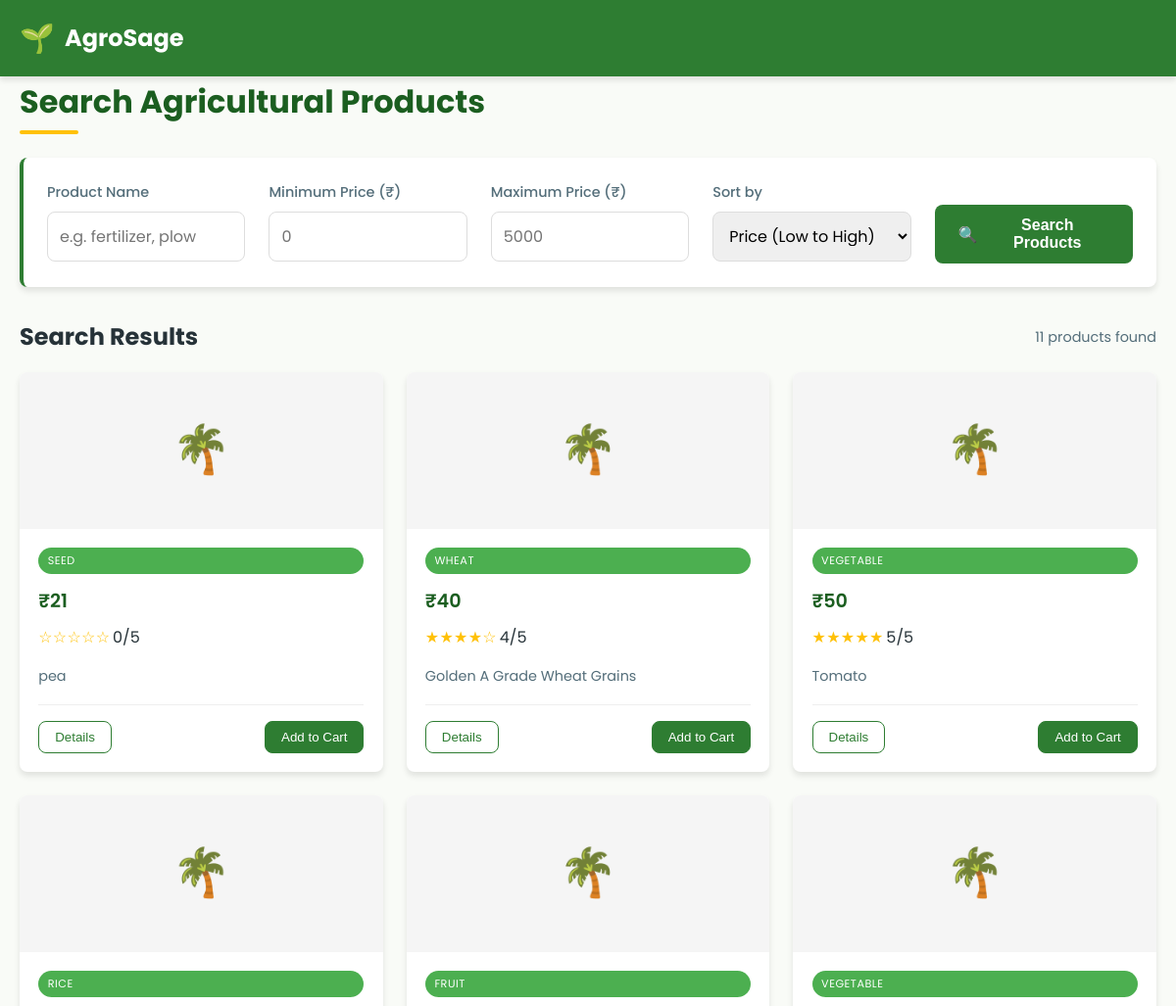
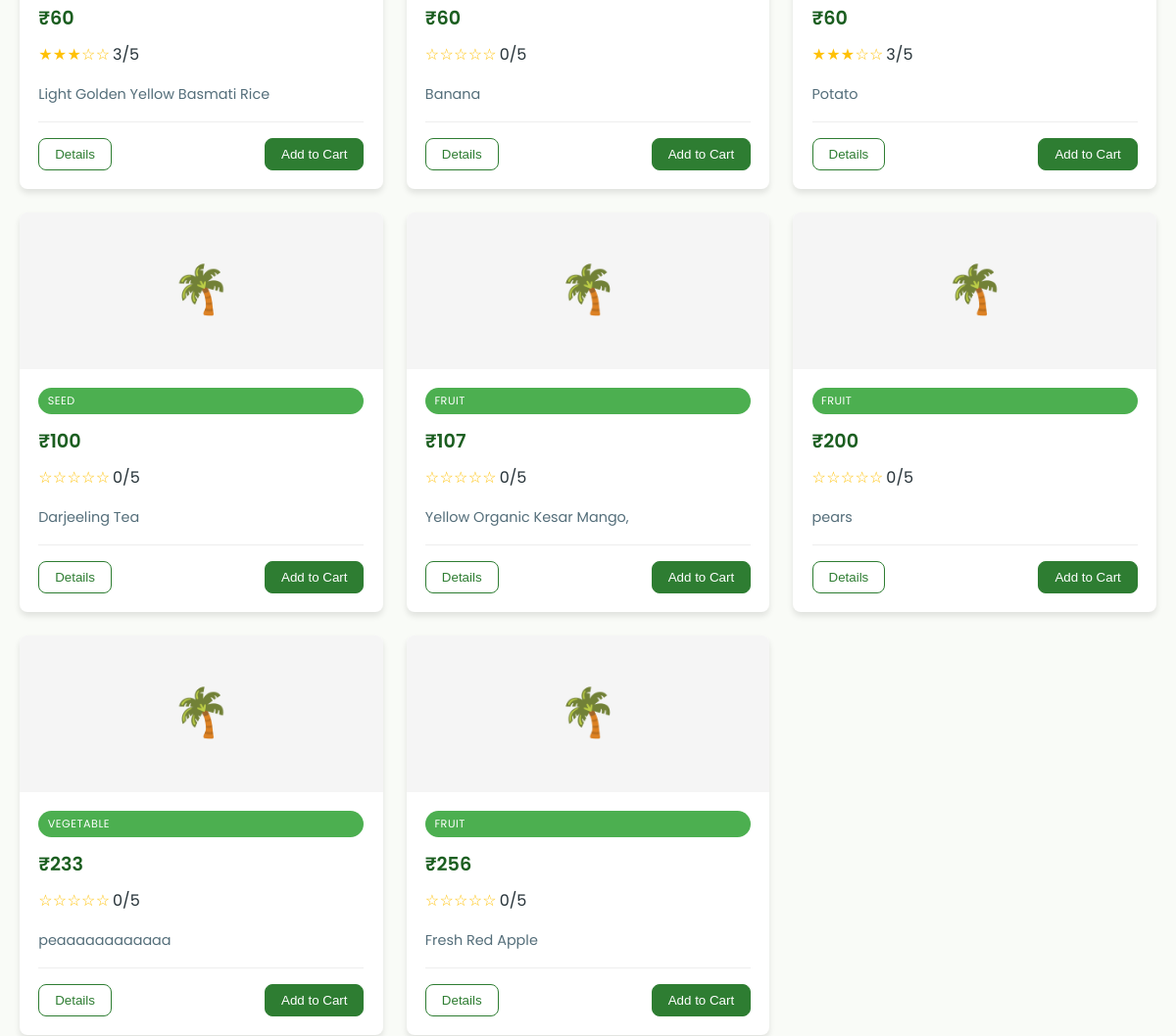
Before: /search/ (signed in, upper part) with the older database file (2 pictures, top to bottom).
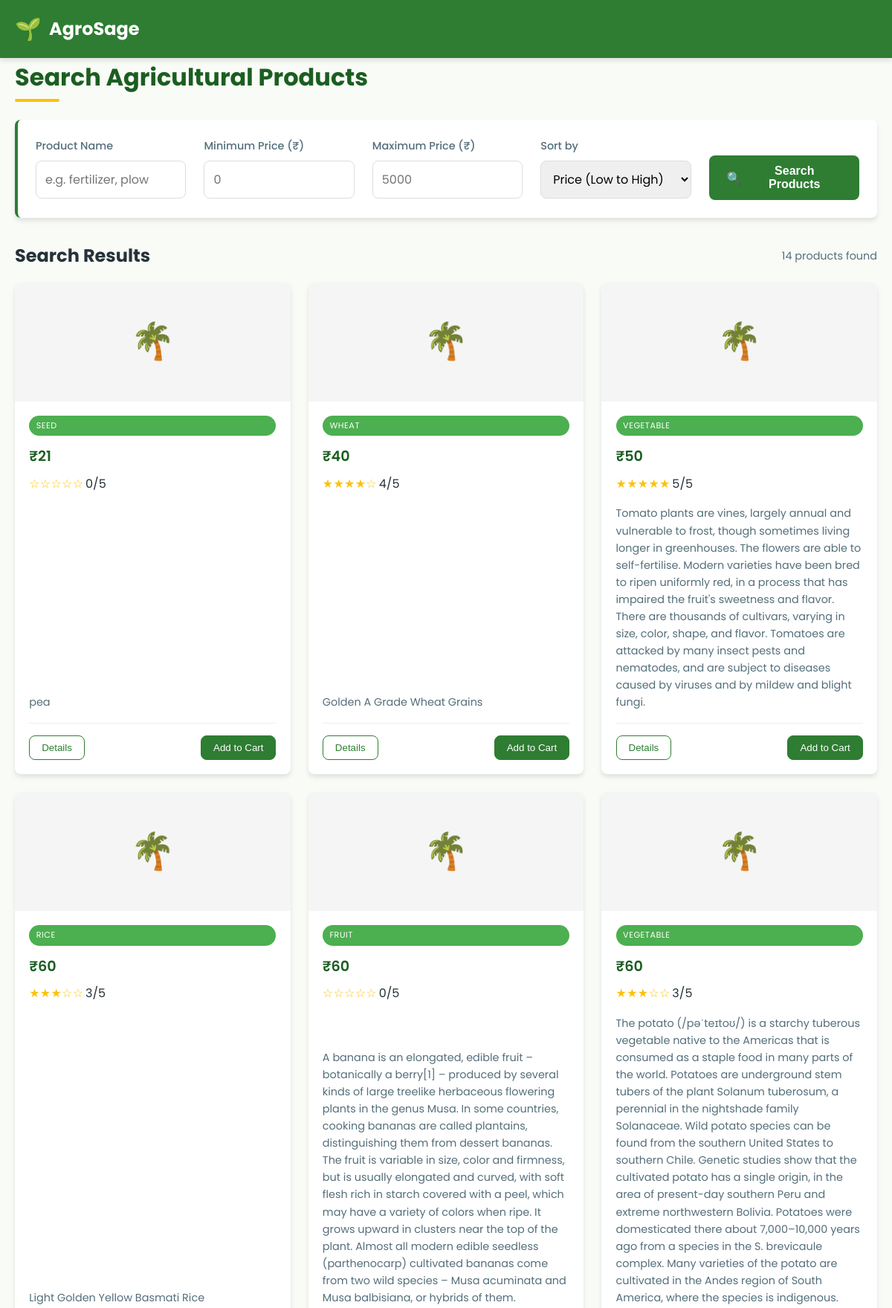
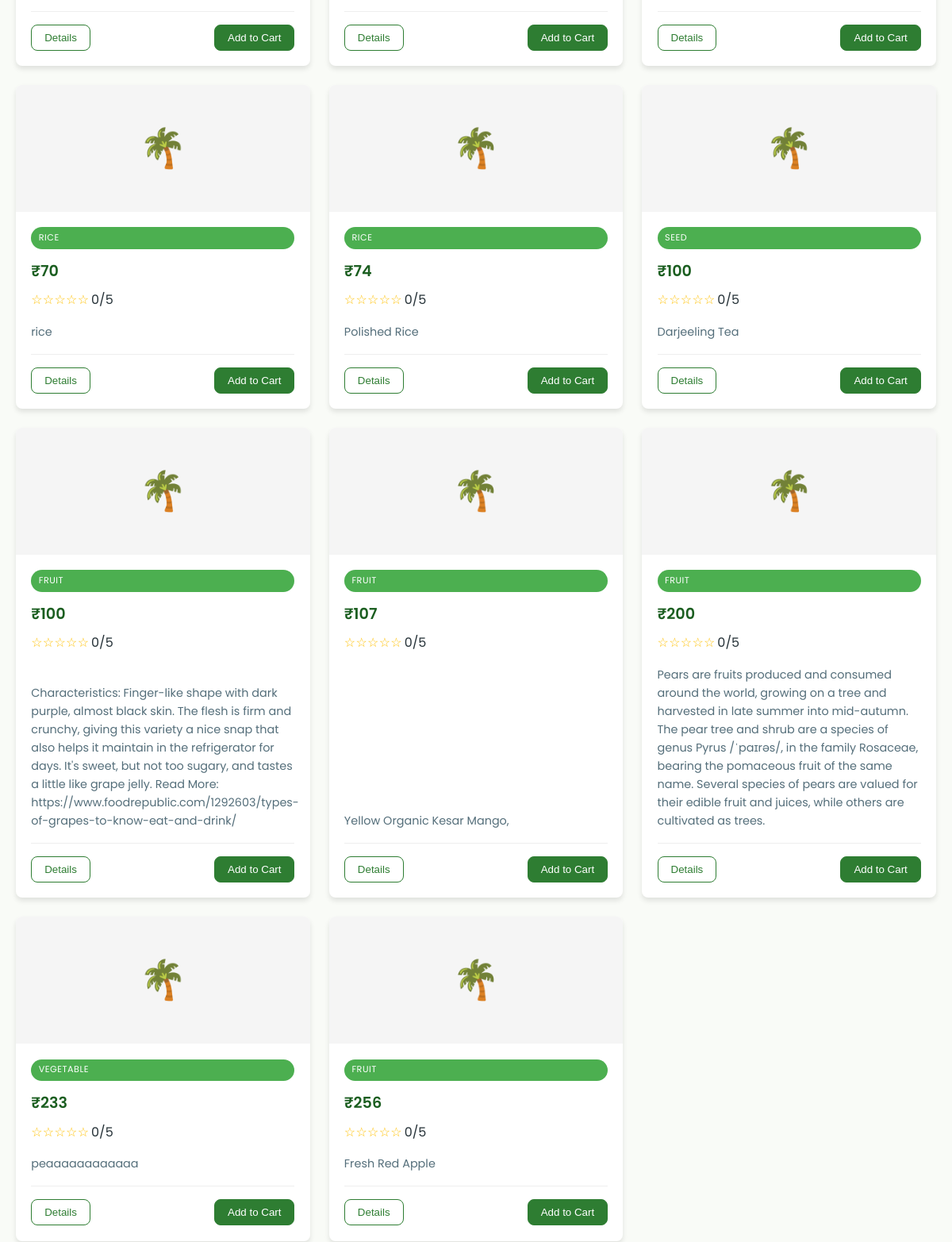
After: the same page with the newer database file (2 pictures, top to bottom).
### home/models.py (models this page shows)
class MarketItems(models.Model):
    farmer = models.ForeignKey(User,on_delete=models.CASCADE)
    items_name = models.CharField(max_length=1000)
    items_description = models.TextField(max_length=1000)
    category = models.ForeignKey(Category,on_delete=models.CASCADE)   # e.g. “Fertilizer”, “Tool”
    item_price = models.IntegerField()
    item_image = models.ImageField(upload_to='market_items/')
    items_weight = models.IntegerField()
    min_weight = models.IntegerField(default=0)
    item_rating = models.IntegerField(default=0)
    location = models.CharField(max_length=300,default="Neelbad, Bhopal, Mp")
    def __str__(self):
        return self.items_name

class Category(models.Model):
    name = models.CharField(max_length=300)
    def __str__(self):
        return self.name

### home/views.py (the view)
# urls.py: path('search/', views.search_products, name='search_products'),
@login_required
def search_products(request):
    q = request.GET.get('q', '').strip().lower()
    min_price = request.GET.get('min_price')
    max_price = request.GET.get('max_price')
    sort_by = request.GET.get('sort', 'item_price')  # change 'item_price'
    load_indices()
    ids = set()
    if q:
        terms = q.split()
        ids = inverted_index.lookup(terms)
    else:
        ids = set(MarketItems.objects.values_list('id', flat=True))
    qs = MarketItems.objects.filter(id__in=ids)
    if min_price: qs = qs.filter(item_price__gte=min_price)
    if max_price: qs = qs.filter(item_price__lte=max_price)
    valid_sorts = ['item_price', '-item_price', 'item_rating', '-item_rating']
    if sort_by in valid_sorts:
        qs = qs.order_by(sort_by)
    return render(request, "home/search_results.html", {"products": qs})

### home/autocomplete.py (called while the page is built)
    def insert(self, product):
        node = self.root
        name = (product.items_name or "").strip().lower()
        if not name:
            return  # skip empty or null names
        for ch in name:
            if ch not in node.children:
                node.children[ch] = TrieNode()
            node = node.children[ch]
            node.ids.add(product.id)
        node.is_end_of_word = True  # Optional
        print(f"Inserted '{name}' for product ID {product.id}")

### home/search_index.py (called while the page is built)
    def tokenize(self, text):
        return set(re.findall(r'\b\w+\b', text.lower()))

    def add_product(self, product):
        text_parts = [
            product.items_name or "",
            product.items_description or "",
            str(product.category.name) if hasattr(product.category, 'name') else ""
        ]
        combined_text = " ".join(text_parts)
        words = self.tokenize(combined_text)
        for word in words:
            self.index[word].add(product.id)
        print(f"Indexed Product [{product.id}]: {words}")

### templates/home/search_results.html (shortened to what this page needs)
{% load static %}
<!DOCTYPE html>
<html lang="en">
<head>
</head>
<body>
    <header>
        <div class="container header-content">
            <div class="logo">
                <span class="logo-icon">🌱</span>
                <span>AgroSage</span>
            </div>
        </div>
    </header>
    <main class="container">
        <h1>Search Agricultural Products</h1>
        <div class="search-box">
            <form class="search-form" method="get" action="{% url 'search_products' %}">
                <div class="form-group">
                    <label for="q">Product Name</label>
                    <input type="text" name="q" id="q" value="{{ request.GET.q }}" placeholder="e.g. fertilizer, plow">
                </div>
                <div class="form-group">
                    <label for="min_price">Minimum Price (₹)</label>
                    <input type="number" name="min_price" id="min_price" value="{{ request.GET.min_price }}" placeholder="0">
                </div>
                <div class="form-group">
                    <label for="max_price">Maximum Price (₹)</label>
                    <input type="number" name="max_price" id="max_price" value="{{ request.GET.max_price }}" placeholder="5000">
                </div>
                <div class="form-group">
                    <label for="sort">Sort by</label>
                    <select name="sort" id="sort">
                        <option value="price" {% if request.GET.sort == "item_price" %}selected{% endif %}>Price (Low to High)</option>
                    </select>
                </div>
                <div class="form-group">
                    <button type="submit" class="search-btn">
                        <span>🔍</span> Search Products
                    </button>
                </div>
            </form>
        </div>
        <div class="results-header">
            <h2>Search Results</h2>
            {% if products %}
                <span class="results-count">{{ products|length }} products found</span>
            {% endif %}
        </div>
        {% if products %}
            <div class="product-grid">
                {% for product in products %}
                    <div class="product-card">
                        <div class="product-img">
                            🌴
                        </div>
                        <div class="product-info">
                            <span class="product-category">{{ product.category }}</span>
                            <div class="product-price">₹{{ product.item_price }}</div>
                            <div class="product-rating">
                                <span class="stars">
                                    {% if product.item_rating >= 1 %}★{% else %}☆{% endif %}
                                    {% if product.item_rating >= 2 %}★{% else %}☆{% endif %}
                                    {% if product.item_rating >= 3 %}★{% else %}☆{% endif %}
                                    {% if product.item_rating >= 4 %}★{% else %}☆{% endif %}
                                    {% if product.item_rating >= 5 %}★{% else %}☆{% endif %}
                                </span>
                                <span>{{ product.item_rating }}/5</span>
                            </div>
                            <p class="product-description">{{ product.items_description|default:"No description available." }}</p>
                            <div class="product-actions">
                                <button class="action-btn">Details</button>
                                <button class="action-btn primary">Add to Cart</button>
                            </div>
                        </div>
                    </div>
                {% endfor %}
            </div>
        {% else %}
            <div class="empty-results">
                <div class="empty-icon">🔍</div>
                <h3>No products found</h3>
                <p>Try adjusting your search criteria or browse our categories</p>
            </div>
        {% endif %}
    </main>
</body>
</html>

Changed rows visible on the page:
changed MarketItems: items_description "Tomato" → "Tomato plants are vines, largely annual and vulnerable to frost, though sometimes living longer in greenhouses. The flowers are able to self-fertilise. Modern varieties have been bred to ripen uniformly red, in a process that has impaired the fruit's sweetness and flavor. There are thousands of cultivars, varying in size, color, shape, and flavor. Tomatoes are attacked by many insect pests and nematodes, and are subject to diseases caused by viruses and by mildew and blight fungi."
changed MarketItems: items_description "Banana" → "A banana is an elongated, edible fruit – botanically a berry[1] – produced by several kinds of large treelike herbaceous flowering plants in the genus Musa. In some countries, cooking bananas are called plantains, distinguishing them from dessert bananas. The fruit is variable in size, color and firmness, but is usually elongated and curved, with soft flesh rich in starch covered with a peel, which may have a variety of colors when ripe. It grows upward in clusters near the top of the plant. Almost all modern edible seedless (parthenocarp) cultivated bananas come from two wild species – Musa acuminata and Musa balbisiana, or hybrids of them."
changed MarketItems: items_description "Potato" → "The potato (/pəˈteɪtoʊ/) is a starchy tuberous vegetable native to the Americas that is consumed as a staple food in many parts of the world. Potatoes are underground stem tubers of the plant Solanum tuberosum, a perennial in the nightshade family Solanaceae. Wild potato species can be found from the southern United States to southern Chile. Genetic studies show that the cultivated potato has a single origin, in the area of present-day southern Peru and extreme northwestern Bolivia. Potatoes were domesticated there about 7,000–10,000 years ago from a species in the S. brevicaule complex. Many varieties of the potato are cultivated in the Andes region of South America, where the species is…"
added MarketItems: category "RICE", item_price "70", item_rating "0", items_description "rice"
added MarketItems: category "RICE", item_price "74", item_rating "0", items_description "Polished Rice"
added MarketItems: category "FRUIT", item_price "100", item_rating "0", items_description "Characteristics: Finger-like shape with dark purple, almost black skin. The flesh is firm and crunchy, giving this variety a nice snap that also helps it maintain in the refrigerator for days. It's sweet, but not too sugary, and tastes a little like grape jelly. Read More: https://www.foodrepublic.com/1292603/types-of-grapes-to-know-eat-and-drink/"
changed MarketItems: items_description "pears" → "Pears are fruits produced and consumed around the world, growing on a tree and harvested in late summer into mid-autumn. The pear tree and shrub are a species of genus Pyrus /ˈpaɪrəs/, in the family Rosaceae, bearing the pomaceous fruit of the same name. Several species of pears are valued for their edible fruit and juices, while others are cultivated as trees."
Other visible differences:
{{ products|length }}: "11" → "14"
